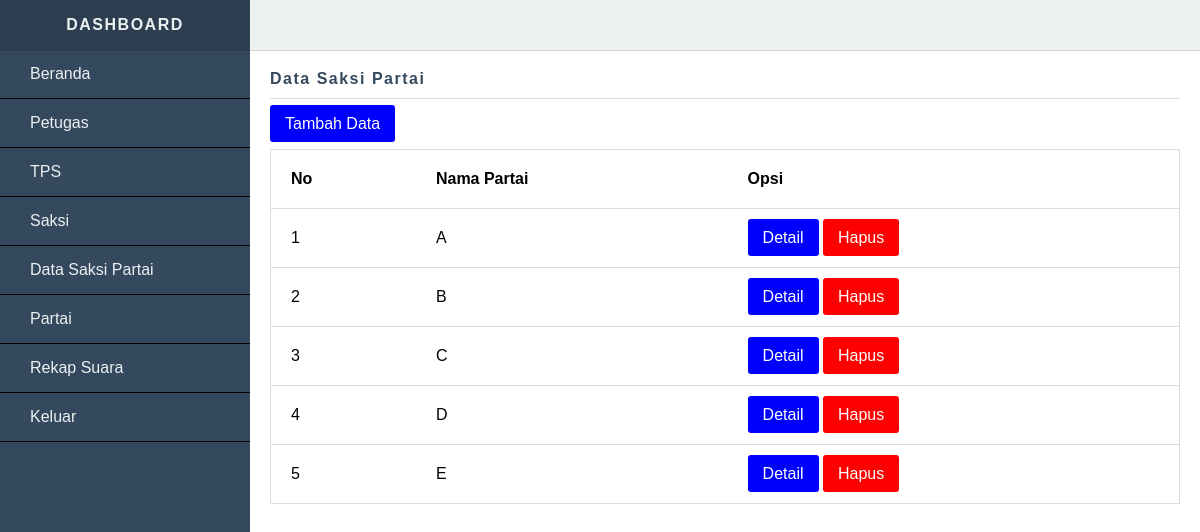
The page /dashboard/template.php?open=Saksi-Partai (signed in) on the database its author committed.
### tables this page shows
CREATE TABLE `saksi_partai` (
  `IDSaksiPartai` char(5) NOT NULL,
  `IDPartai` char(5) NOT NULL
);

CREATE TABLE `partai` (
  `IDPartai` char(5) NOT NULL,
  `NamaPartai` varchar(50) NOT NULL,
  `JumlahAnggota` int(11) NOT NULL
);

### dashboard/saksi_partai/index.php (the view)
<div class="page-header">Data Saksi Partai</div>
<p>
    <a href="?open=Saksi-Partai-Tambah" class="btn btn-primary">Tambah Data</a>
</p>
<div class="table-responsive">
    <table class="table-style">
        <thead>
            <tr>
                <th>No</th>
                <th>Nama Partai</th>
                <th>Opsi</th>
            </tr>
        </thead>
        <?php
        $no = 0;
        $mysql = mysqli_query($koneksi, "SELECT * FROM saksi_partai, partai WHERE saksi_partai.IDPartai = partai.IDPartai") or die ("query error");
        while($data = mysqli_fetch_array($mysql))
        {
            $no++;
        ?>
        <tbody>
            <tr>
                <td><?= $no; ?></td>
                <td><?= $data['NamaPartai']; ?></td>
                <td>
                    <a href="?open=Saksi-Partai-Detail&id=<?= $data['IDSaksiPartai']; ?>" class="btn btn-primary">Detail</a>
                    <a href="saksi_partai/hapussaksi.php?id=<?= $data['IDSaksiPartai']; ?>" class="btn btn-danger" onclick="return attention('Yakin ingin menghapus data ini?')">Hapus</a>
                </td>
            </tr>
        </tbody>
        <?php } ?>
    </table>
</div>

### assets/css/template.css (style rules this page uses)
* { -webkit-box-sizing:border-box; box-sizing:border-box; }
html, body { width:100%; height:100%; }
body { margin:0; padding:0; font-family:arial; }
.page-header { padding-bottom:10px; margin-bottom:10px; border-bottom:1px solid #dcdcdc; letter-spacing:1.5px; font-weight:bold; color:#34495e; }
.btn { padding:10px 15px; color:#fff; text-decoration:none; cursor:pointer; border-radius:3px; border:none; }
.btn-primary { background-color:blue; }
.btn-danger { background-color:red; }
.table-responsive { overflow:auto; }
.table-style { border:1px solid #dcdcdc; width:100%; padding:20px; border-collapse:collapse; margin-bottom:20px; }
.table-style thead th { padding:20px; text-align:left; }
.table-style tbody td { padding:20px; border-top:1px solid #dcdcdc; text-align:left; }

### rows shown on the page
saksi_partai: IDPartai.NamaPartai "A"
saksi_partai: IDPartai.NamaPartai "B"
saksi_partai: IDPartai.NamaPartai "C"
saksi_partai: IDPartai.NamaPartai "D"
saksi_partai: IDPartai.NamaPartai "E"
